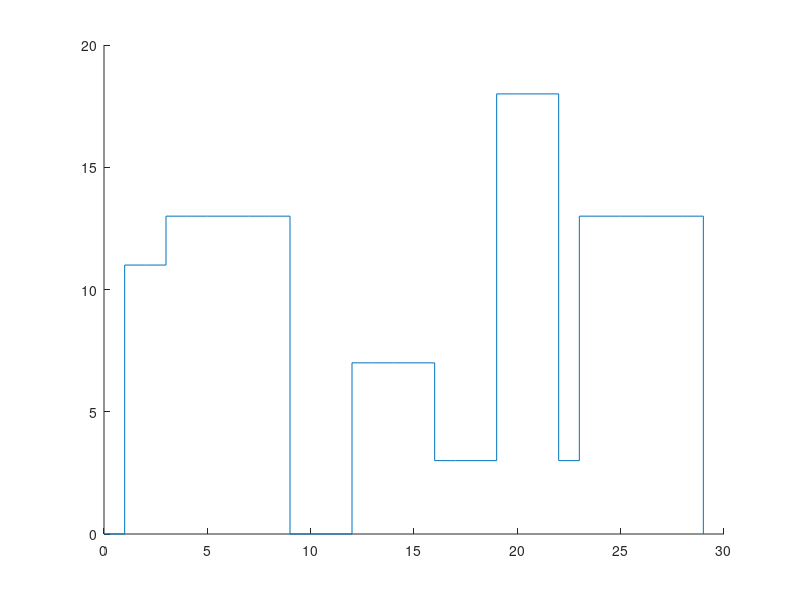

Reproduce this figure in MATLAB.
clear all
close all
format long

% the border of the start and the end
border_left = 1; border_right = 29;

% set column indexs for buildings
% in matlab, indexs start from 1
left = 1; height = 2; right = 3;

% coordinates of all buildings
buildings = [
%	 L  H  R;
% 	 1  2  3;
	 1 11  5;
	 2  6  7;
	 3 13  9;
	12  7 16;
	14  3 25;
	19 18 22;
	23 13 29;
	24  4 28
];

% linspace(x1, x2, N) generates N numbers from x1 to x2
% initialize height of skyline with zeros
y = linspace(0, 0, border_right - border_left + 1)

% scan from the first building to the last one
for i = 1:length(buildings)
	% minus 1 for avoiding count one more
	for x = buildings(i, left):(buildings(i, right) - 1)
		% choose the highest one as the final height
		if buildings(i, height) > y(x)
			y(x) = buildings(i, height)
		end
	end
end

% set the size of the figure
% [x_min x_max y_min y_max]
axis([border_left-1 border_right+1 0 20])
hold on;
% plot the figure
stairs(border_left-1:1:border_right, [0 y]);